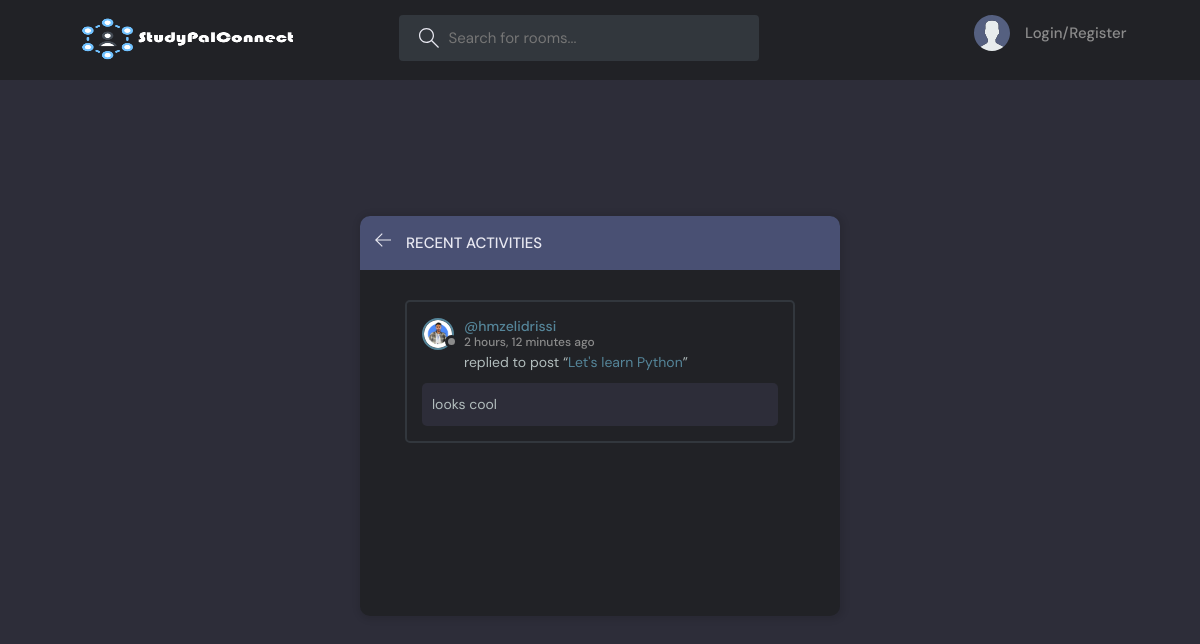
/activities/, run on an earlier commit of the app's database.
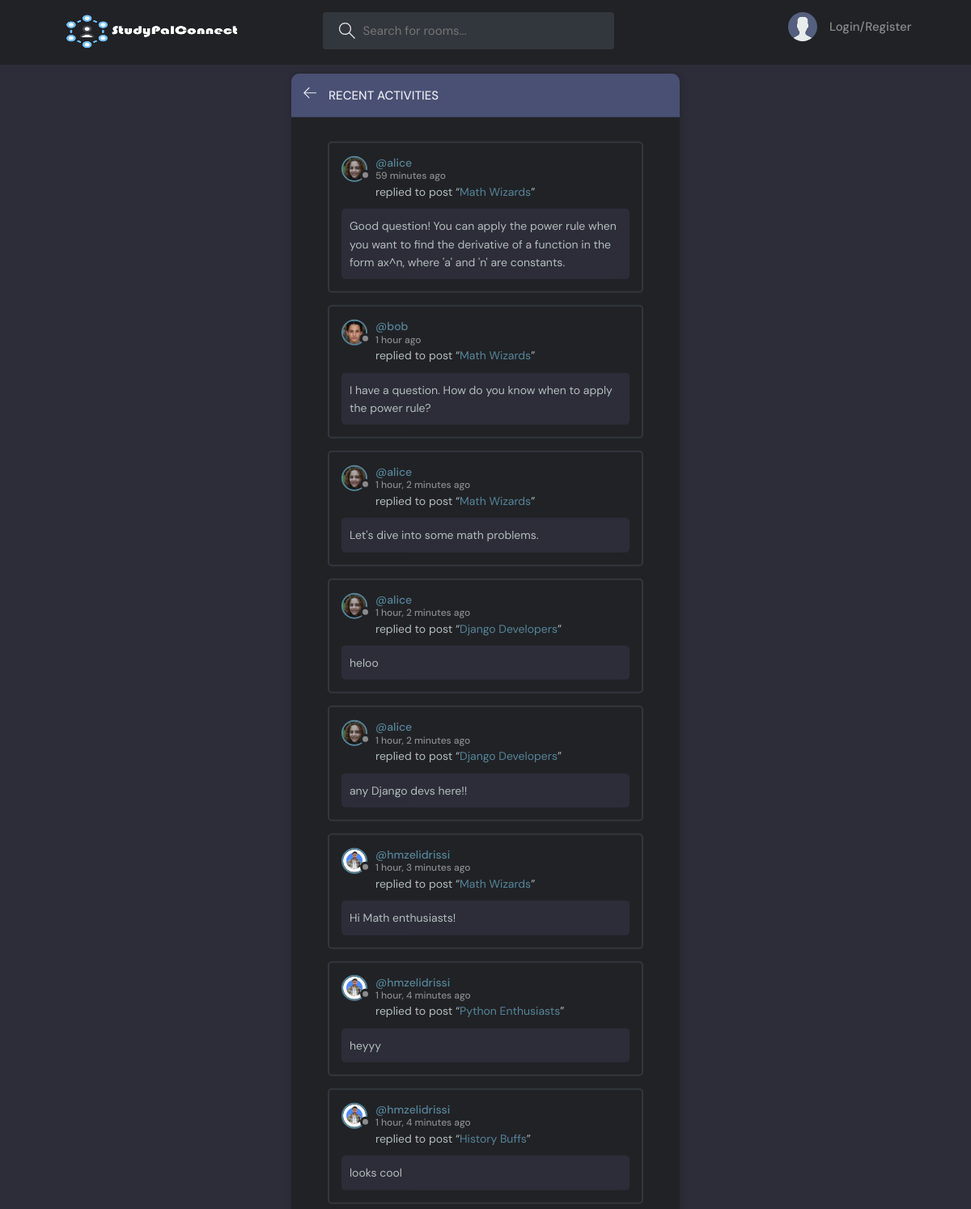
And on a later commit of the database.
### Core/models.py (models this page shows, shortened)
class Message(models.Model):
    user = models.ForeignKey(User, on_delete=models.CASCADE)
    room = models.ForeignKey(Room, on_delete=models.CASCADE)
    body = models.TextField()
    updated = models.DateTimeField(auto_now=True)
    created = models.DateTimeField(auto_now_add=True)
    class Meta:
        ordering = ['-created', '-updated']

class User(AbstractUser):
    full_name = models.CharField(max_length=200, null=True)
    email = models.EmailField(unique=True, null=True)
    username = models.CharField(max_length=150, unique=True)
    avatar = models.ImageField(blank=True, null=True, default="avatar.svg")
    bio = models.TextField(max_length=500, blank=True)

class Room(models.Model):
    host = models.ForeignKey(User, on_delete=models.SET_NULL, null=True)
    topic = models.ForeignKey(Topic, on_delete=models.SET_NULL, null=True)
    name = models.CharField(max_length=200)
    description = models.TextField(null=True, blank=True)
    participants = models.ManyToManyField(User, related_name='participants', blank=True)
    updated = models.DateTimeField(auto_now=True)
    created = models.DateTimeField(auto_now_add=True)
    class Meta:
        ordering = ['-created', '-updated']
    def __str__(self):
        return self.name

### Core/views.py (the view)
# urls.py: path('activities/', views.activities_page, name='activities')
def activities_page(request):
    room_messages = Message.objects.all()
    return render(request, 'Core/activities.html', {'room_messages': room_messages})

### templates/Core/activities.html (shortened to what this page needs)
{% extends 'base.html' %}
{% block content %}
<main class="layout">
  <div class="container">
    <div class="layout__box">
      <div class="layout__boxHeader">
        <div class="layout__boxTitle">
          <a href="{{ request.META.HTTP_REFERER }}">
            <svg version="1.1" xmlns="http://www.w3.org/2000/svg" width="32" height="32" viewBox="0 0 32 32">
              <title>arrow-left</title>
              <path
                d="M13.723 2.286l-13.723 13.714 13.719 13.714 1.616-1.611-10.96-10.96h27.625v-2.286h-27.625l10.965-10.965-1.616-1.607z"
              ></path>
            </svg>
          </a>
          <h3>Recent Activities</h3>
        </div>
      </div>
      <div class="activities-page layout__body">
          {% for message in room_messages %}
            <div class="activities__box">
              <div class="activities__boxHeader roomListRoom__header">
                <a href="{% url 'profile' message.user.id %}" class="roomListRoom__author">
                  <div class="avatar avatar--small">
                    <img src="{{ message.user.avatar.url }}" />
                  </div>
                  <p>
                    @{{ message.user.username }}
                    <span>{{ message.created|timesince }} ago</span>
                  </p>
                </a>
              </div>
              <div class="activities__boxContent">
                <p>replied to post “<a href="{% url 'room' message.room.id %}">{{ message.room }}</a>”</p>
                <div class="activities__boxRoomContent">
                  {{ message.body }}
                </div>
              </div>
            </div>
          {% endfor %}
      </div>
    </div>
  </div>
</main>
{% endblock %}

What changed in the data, as far as the page shows it:
removed Message: user.avatar (picture), user.username "hmzelidrissi", created "2 hours, 12 minutes", room "Let's learn Python", body "looks cool"
added Message: user.avatar (picture), user.username "alice", created "59 minutes", room "Math Wizards", body "Good question! You can apply the power rule when you want to find the derivative of a function in the form ax^n, where 'a' and 'n' are constants."
added Message: user.avatar (picture), user.username "bob", created "1 hour", room "Math Wizards", body "I have a question. How do you know when to apply the power rule?"
added Message: user.avatar (picture), user.username "alice", created "1 hour, 2 minutes", room "Math Wizards", body "Let's dive into some math problems."
added Message: user.avatar (picture), user.username "alice", created "1 hour, 2 minutes", room "Django Developers", body "heloo"
added Message: user.avatar (picture), user.username "alice", created "1 hour, 2 minutes", room "Django Developers", body "any Django devs here!!"
added Message: user.avatar (picture), user.username "hmzelidrissi", created "1 hour, 3 minutes", room "Math Wizards", body "Hi Math enthusiasts!"
added Message: user.avatar (picture), user.username "hmzelidrissi", created "1 hour, 4 minutes", room "Python Enthusiasts", body "heyyy"
added Message: user.avatar (picture), user.username "hmzelidrissi", created "1 hour, 4 minutes", room "History Buffs", body "looks cool"
